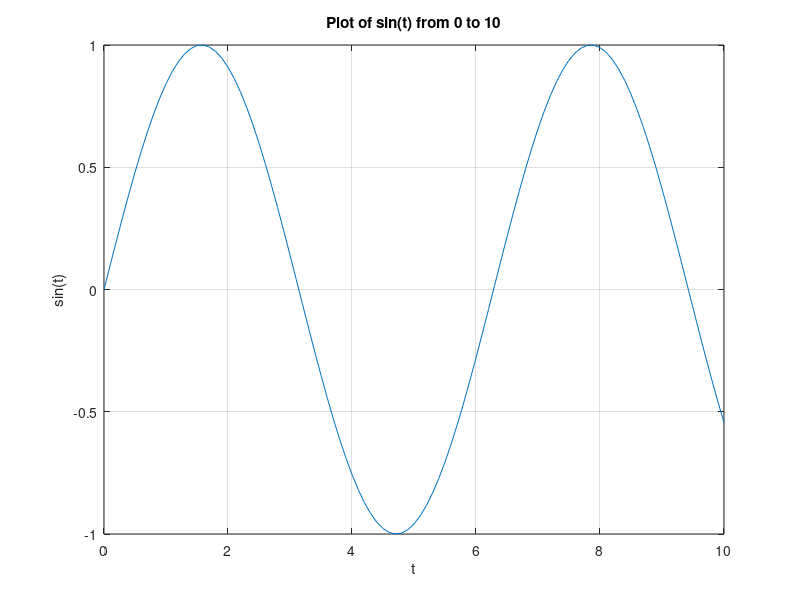

The MATLAB script that drew this image: (Note: this script raises an error after producing the figure.)
% - Mark is our comment,
% A1 matlab exercises..!       Date: 26.08.2025 Pushpa Koirala (AG1715)

%Task 1

a = 5;
b = 8;
c = a + b;

%Task 2

% Define t from 0 to 10 with 0.1 steps
t = 0:0.1:10;

% Calculate sin(t)
y = sin(t);

% Plot the curve
plot(t, y)
xlabel('t')
ylabel('sin(t)')
title('Plot of sin(t) from 0 to 10')
grid on



%Task 3.

% (A)

sys1 = tf([1 1], [1 3 1])



% (B)

sys2 = tf(3, [65  1])





%Task 4 

%help step
step(sys)   %Print Step Response for the system 
step(sys2)


%Task 5







